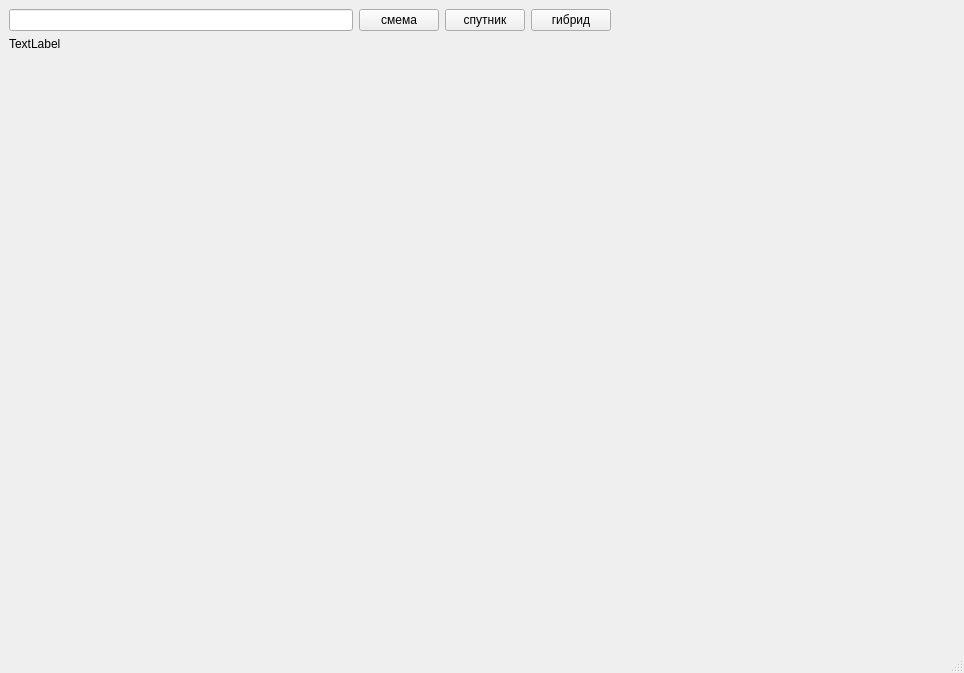
<?xml version="1.0" encoding="UTF-8"?>
<ui version="4.0">
 <class>MainWindow</class>
 <widget class="QMainWindow" name="MainWindow">
  <property name="geometry">
   <rect>
    <x>0</x>
    <y>0</y>
    <width>964</width>
    <height>673</height>
   </rect>
  </property>
  <property name="windowTitle">
   <string>Отображение карты</string>
  </property>
  <widget class="QWidget" name="centralwidget">
   <layout class="QGridLayout" name="gridLayout">
    <item row="2" column="0">
     <spacer name="g_spacer2">
      <property name="orientation">
       <enum>Qt::Vertical</enum>
      </property>
      <property name="sizeHint" stdset="0">
       <size>
        <width>20</width>
        <height>40</height>
       </size>
      </property>
     </spacer>
    </item>
    <item row="1" column="0">
     <widget class="QLabel" name="g_map">
      <property name="text">
       <string>TextLabel</string>
      </property>
     </widget>
    </item>
    <item row="0" column="0">
     <widget class="QLineEdit" name="g_search"/>
    </item>
    <item row="0" column="3">
     <widget class="QPushButton" name="g_layer2">
      <property name="text">
       <string>спутник</string>
      </property>
     </widget>
    </item>
    <item row="0" column="5" rowspan="2">
     <spacer name="g_spacer1">
      <property name="orientation">
       <enum>Qt::Horizontal</enum>
      </property>
      <property name="sizeType">
       <enum>QSizePolicy::Expanding</enum>
      </property>
      <property name="sizeHint" stdset="0">
       <size>
        <width>40</width>
        <height>20</height>
       </size>
      </property>
     </spacer>
    </item>
    <item row="0" column="4">
     <widget class="QPushButton" name="g_layer3">
      <property name="text">
       <string>гибрид</string>
      </property>
     </widget>
    </item>
    <item row="0" column="2">
     <widget class="QPushButton" name="g_layer1">
      <property name="text">
       <string>смема</string>
      </property>
     </widget>
    </item>
   </layout>
  </widget>
  <widget class="QMenuBar" name="menubar">
   <property name="geometry">
    <rect>
     <x>0</x>
     <y>0</y>
     <width>964</width>
     <height>21</height>
    </rect>
   </property>
  </widget>
  <widget class="QStatusBar" name="statusbar"/>
 </widget>
 <resources/>
 <connections/>
</ui>
